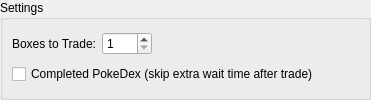
            <widget class="QWidget" name="page_11">
             <layout class="QVBoxLayout" name="verticalLayout_22">
              <property name="leftMargin">
               <number>0</number>
              </property>
              <property name="topMargin">
               <number>0</number>
              </property>
              <property name="rightMargin">
               <number>0</number>
              </property>
              <property name="bottomMargin">
               <number>0</number>
              </property>
              <item>
               <widget class="QGroupBox" name="GB_BoxSurpriseTrade">
                <property name="title">
                 <string>Settings</string>
                </property>
                <layout class="QVBoxLayout" name="verticalLayout_21">
                 <item>
                  <layout class="QHBoxLayout" name="horizontalLayout_24">
                   <item>
                    <widget class="QLabel" name="label_18">
                     <property name="minimumSize">
                      <size>
                       <width>0</width>
                       <height>0</height>
                      </size>
                     </property>
                     <property name="text">
                      <string>Boxes to Trade:</string>
                     </property>
                    </widget>
                   </item>
                   <item>
                    <widget class="QSpinBox" name="BoxSurpriseTrade_Count">
                     <property name="minimumSize">
                      <size>
                       <width>50</width>
                       <height>0</height>
                      </size>
                     </property>
                     <property name="minimum">
                      <number>1</number>
                     </property>
                     <property name="maximum">
                      <number>32</number>
                     </property>
                     <property name="value">
                      <number>1</number>
                     </property>
                    </widget>
                   </item>
                   <item>
                    <spacer name="horizontalSpacer_21">
                     <property name="orientation">
                      <enum>Qt::Horizontal</enum>
                     </property>
                     <property name="sizeHint" stdset="0">
                      <size>
                       <width>40</width>
                       <height>20</height>
                      </size>
                     </property>
                    </spacer>
                   </item>
                  </layout>
                 </item>
                 <item>
                  <layout class="QHBoxLayout" name="horizontalLayout_25">
                   <item>
                    <widget class="QCheckBox" name="BoxSurpriseTrade_CompleteDex">
                     <property name="text">
                      <string>Completed PokeDex (skip extra wait time after trade)</string>
                     </property>
                    </widget>
                   </item>
                   <item>
                    <spacer name="horizontalSpacer_22">
                     <property name="orientation">
                      <enum>Qt::Horizontal</enum>
                     </property>
                     <property name="sizeHint" stdset="0">
                      <size>
                       <width>40</width>
                       <height>20</height>
                      </size>
                     </property>
                    </spacer>
                   </item>
                  </layout>
                 </item>
                </layout>
               </widget>
              </item>
             </layout>
            </widget>
